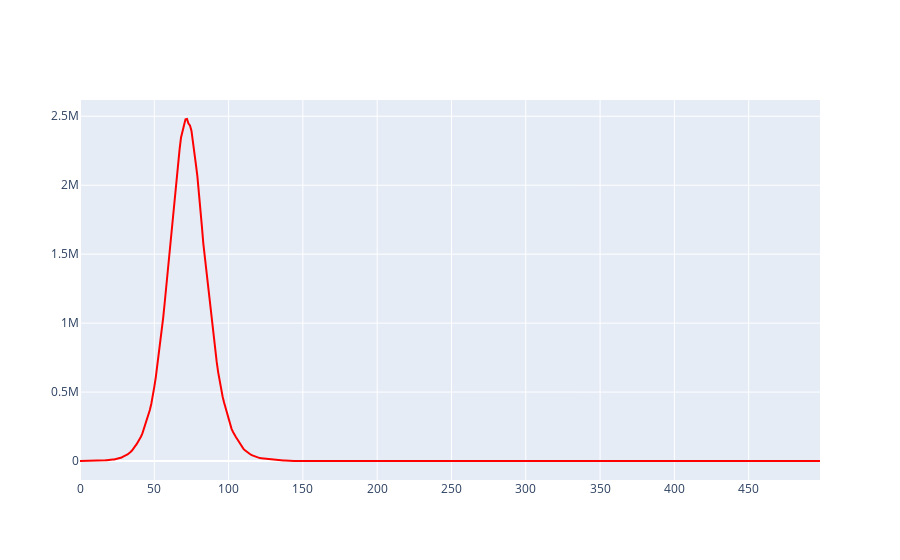

Notebook source saved alongside this figure:
### Code cell
d_counts = pd.DataFrame([pd.Series(d).value_counts() for d in data])
d_counts.fillna(0, inplace=True)

fig = go.Figure()

#fig.add_trace(go.Scatter(x=d_counts.index.to_list(), y=d_counts[-1], name='removed',line_color='green'))
#fig.add_trace(go.Scatter(x=d_counts.index.to_list(), y=d_counts[0], name='susceptible', line_color='blue'))
#fig.add_trace(go.Scatter(x=d_counts.index.to_list(), y=d_counts[1], name='exposed',line_color ='orange'))
fig.add_trace(go.Scatter(x=d_counts.index.to_list(), y=d_counts[2]*12e6/50e3, name='infected', line_color = 'red'))
#fig.add_trace(go.Scatter(x=d_counts.index.to_list(), y=d_counts[3], name='hospitalized', line_color = 'purple'))

### Figure 1 — Plotly figure (JSON) as saved in the notebook; plotly's stock layout.template omitted (floating-point values rounded to 4 significant figures; data arrays with more than 128 entries replaced by an {"elided": "..."} marker saying what was removed)
{"data": [{"line": {"color": "red"}, "name": "infected", "type": "scatter", "x": {"elided": "499 int values"}, "y": {"elided": "499 int values"}}], "layout": {}}
